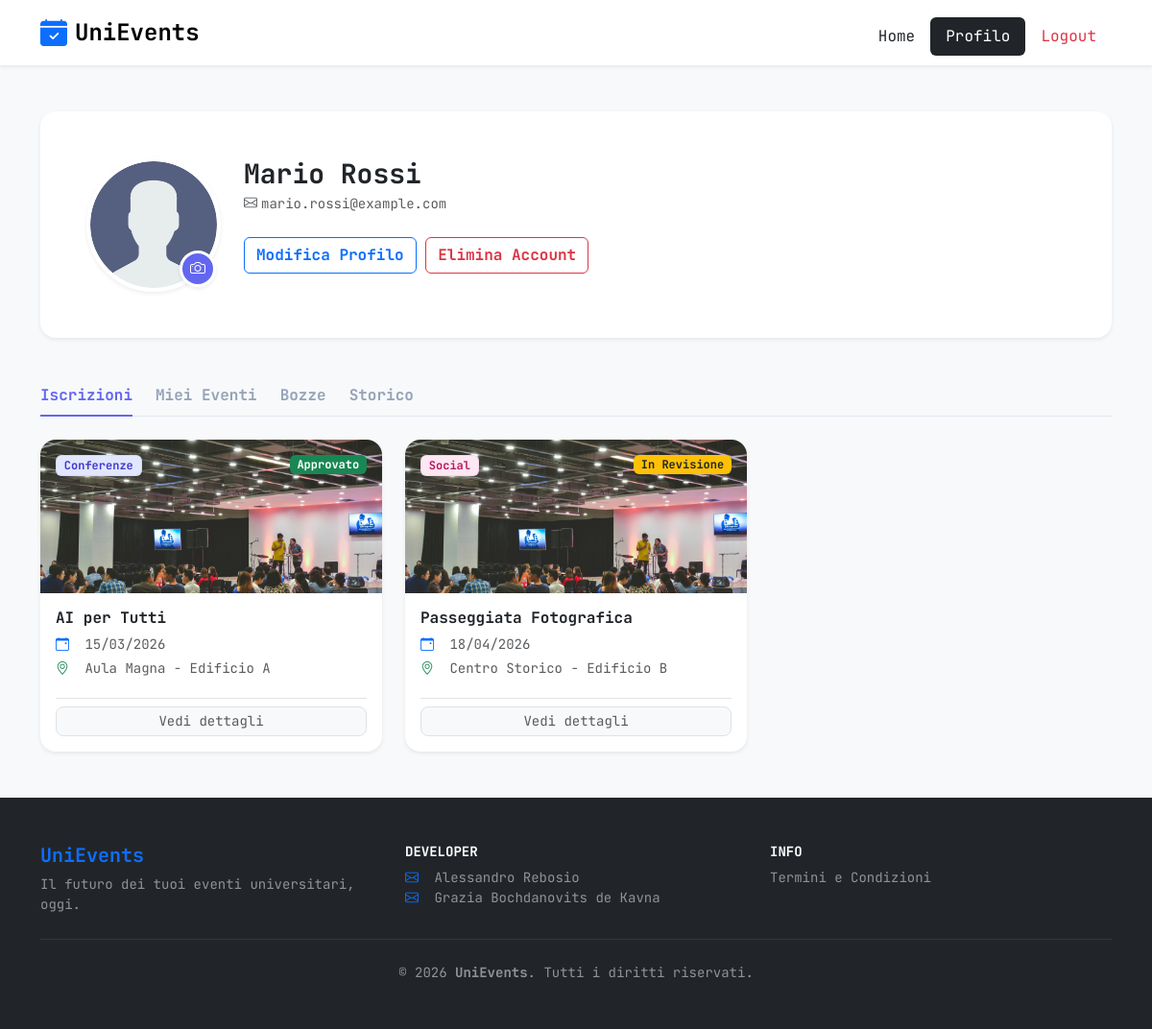
The app's page /profile.php (signed in) with its own data.
### tables this page shows
CREATE TABLE USER (
    id INT AUTO_INCREMENT PRIMARY KEY,
    email VARCHAR(100) NOT NULL UNIQUE,
    name VARCHAR(50) NOT NULL,
    surname VARCHAR(50) NOT NULL,
    password VARCHAR(255) NOT NULL,
    avatar VARCHAR(255) DEFAULT 'default-avatar.png',
    role ENUM('USER', 'HOST', 'ADMIN') NOT NULL,
    registration_date TIMESTAMP DEFAULT CURRENT_TIMESTAMP
);

CREATE TABLE EVENT (
    id INT AUTO_INCREMENT PRIMARY KEY,
    title VARCHAR(100) NOT NULL,
    description TEXT NOT NULL,
    event_date DATE NOT NULL,
    event_time TIME NOT NULL,
    location VARCHAR(100) NOT NULL,
    total_seats INT NOT NULL CHECK (total_seats > 0),
    occupied_seats INT NOT NULL DEFAULT 0 CHECK (occupied_seats >= 0),
    status ENUM('DRAFT', 'WAITING', 'APPROVED', 'CANCELLED') NOT NULL,
    created_at TIMESTAMP DEFAULT CURRENT_TIMESTAMP,
    image VARCHAR(255) NULL,

    user_id INT NOT NULL,
    category_id INT NOT NULL,

    CONSTRAINT fk_event_user
        FOREIGN KEY (user_id)
        REFERENCES USER(id)
        ON UPDATE CASCADE
        ON DELETE CASCADE,

    CONSTRAINT fk_event_category
        FOREIGN KEY (category_id)
        REFERENCES CATEGORY(id)
        ON UPDATE CASCADE
        ON DELETE CASCADE
);

CREATE TABLE CATEGORY (
    id INT PRIMARY KEY AUTO_INCREMENT,
    name VARCHAR(50) NOT NULL UNIQUE
);

### public/profile.php (called while the page is built, shortened)
<?php
require_once __DIR__ . '/../app/bootstrap.php';
$userId = $_SESSION['user']['id'];
$userEmail = $_SESSION['user']['email'];
$msg = "";
$msgType = "success";
$user = $userMapper->findByEmail($userEmail);
$templateParams["user"] = $user;
$templateParams["feedback_msg"] = $msg;
$templateParams["feedback_type"] = $msgType;
$templateParams["status_map"] = [
    'DRAFT'     => ['class' => 'bg-secondary', 'label' => 'Bozza'],
    'WAITING'   => ['class' => 'bg-warning text-dark', 'label' => 'In Revisione'],
    'APPROVED'  => ['class' => 'bg-success', 'label' => 'Approvato'],
    'CANCELLED' => ['class' => 'bg-danger', 'label' => 'Annullato']
];
$templateParams["tabs"] = [
    [
        'id' => 'subscriber-pane',
        'label' => 'Iscrizioni',
        'data' => $eventMapper->getEventsSubscribedByUser($userId),
        'active' => true
    ],
    [
        'id' => 'organized-pane',
        'label' => 'Miei Eventi',
        'data' => $eventMapper->getEventsOrganizedByUser($userId, ['APPROVED', 'WAITING']),
        'active' => false
    ],
    [
        'id' => 'draft-pane',
        'label' => 'Bozze',
        'data' => $eventMapper->getEventsOrganizedByUser($userId, ['DRAFT']),
        'active' => false
    ],
    [
        'id' => 'history-pane',
        'label' => 'Storico',
        'data' => $eventMapper->getUserEventHistory($userId),
        'active' => false
    ]
];
$templateParams["title"] = "Profilo";
$templateParams['css'] = ['assets/css/profile.css'];
$templateParams['js'] = ['assets/js/edit-profile.js'];
require "template/base.php";

### app/database.php (called while the page is built, shortened)
<?php
class DatabaseHelper
{
    private $db;
    public function __construct($servername, $username, $password, $dbname, $port, $charset)
    {
        try {
            $this->db = new mysqli($servername, $username, $password, $dbname, $port);
            $this->db->set_charset($charset);
        } catch (mysqli_sql_exception $e) {
            throw new mysqli_sql_exception($e->getMessage(), $e->getCode());
        }
    }
    public function prepareAndExecute(string $sql, array $params = [])
    {
        $stmt = $this->db->prepare($sql);
        if (!empty($params)) {
            $types = $this->getParamTypes($params);
            $bindParams = [];
            $bindParams[] = $types;
            foreach ($params as $key => $value) {
                $bindParams[] = &$params[$key];
            }
            if (!call_user_func_array([$stmt, 'bind_param'], $bindParams)) {
                $stmt->close();
                return false;
            }
        }
        if (!$stmt->execute()) {
            $stmt->close();
            return false;
        }
        $result = $stmt->get_result();
        if ($result !== false && $result !== null) {
            return $result;
        }
        $ok = $stmt->affected_rows !== null ? ($stmt->affected_rows >= 0) : true;
        return $ok;
    }
    private function getParamTypes(array $params): string
    {
        $types = '';
        foreach ($params as $p) {
            if (is_int($p)) $types .= 'i';
            elseif (is_float($p) || is_double($p)) $types .= 'd';
            elseif (is_null($p)) $types .= 's';
            elseif (is_string($p)) $types .= 's';
            else $types .= 'b';
        }
        return $types;
    }
}

### app/bootstrap.php (called while the page is built, shortened)
<?php
require_once __DIR__ . '/database.php';
require_once __DIR__ . '/orm/Event.php';
require_once __DIR__ . '/orm/User.php';
$dbh = new DatabaseHelper("localhost", "root", "", "web25", 3306, 'utf8mb4');
$userMapper = new User($dbh);
$eventMapper = new Event($dbh);

### app/orm/User.php (called while the page is built, shortened)
<?php
class User
{
    private $db;
    public function __construct(DatabaseHelper $db)
    {
        $this->db = $db;
    }
    public function findByEmail(string $email): ?array
    {
        $sql = 'SELECT id, email, name, surname, password, role, avatar, registration_date FROM USER WHERE email = ? LIMIT 1';
        $res = $this->db->prepareAndExecute($sql, [$email]);
        $row = $res->fetch_assoc();
        return $row ?: null;
    }
}

### app/orm/Event.php (called while the page is built, shortened)
<?php
class Event
{
    private $db;
    public function __construct(DatabaseHelper $db)
    {
        $this->db = $db;
    }
    private function baseEventSelect(): string
    {
        return "SELECT e.id, e.title, e.description, e.event_date, e.event_time, e.location, e.total_seats, e.occupied_seats, e.status, e.image, e.user_id, u.email AS user_email, e.category_id, c.name AS category ";
    }
    private function fetchEvents(string $sql, array $params = []): array
    {
        $res = $this->db->prepareAndExecute($sql, $params);
        $rows = [];
        while ($r = $res->fetch_assoc()) {
            $rows[] = $r;
        }
        return $rows;
    }
    public function getEventsSubscribedByUser(int $userId): array
    {
        $sql = $this->baseEventSelect() .
            " FROM EVENT e
          JOIN SUBSCRIPTION s ON e.id = s.event_id
          LEFT JOIN USER u ON e.user_id = u.id
          LEFT JOIN CATEGORY c ON e.category_id = c.id
          WHERE s.user_id = ? AND e.event_date >= CURRENT_DATE()
          ORDER BY e.event_date ASC";
        return $this->fetchEvents($sql, [$userId]);
    }
    public function getEventsOrganizedByUser(int $userId, array $statuses): array
    {
        $placeholders = implode(',', array_fill(0, count($statuses), '?'));
        $sql = $this->baseEventSelect() .
            " FROM EVENT e
          LEFT JOIN USER u ON e.user_id = u.id
          LEFT JOIN CATEGORY c ON e.category_id = c.id
          WHERE e.user_id = ? AND e.status IN ($placeholders)
          AND e.event_date >= CURRENT_DATE()
          ORDER BY e.event_date ASC";
        return $this->fetchEvents($sql, array_merge([$userId], $statuses));
    }
    public function getUserEventHistory(int $userId): array
    {
        $sql = $this->baseEventSelect() .
            " FROM EVENT e
          LEFT JOIN USER u ON e.user_id = u.id
          LEFT JOIN CATEGORY c ON e.category_id = c.id
          WHERE (e.user_id = ? OR e.id IN (SELECT event_id FROM SUBSCRIPTION WHERE user_id = ?))
          AND (e.event_date < CURRENT_DATE() OR e.status = 'CANCELLED')
          ORDER BY e.event_date DESC";
        return $this->fetchEvents($sql, [$userId, $userId]);
    }
}

### public/partials/event-card.php (the view, shortened to what this page needs)
<?php
$statusInfo     = $templateParams["status_map"][$event['status']] ?? ['class' => 'bg-secondary', 'label' => $event['status']];
$isPast         = strtotime($event['event_date']) < time();
$isCancelled    = ($event['status'] === 'CANCELLED');
$avatar         = EVENTS_IMG_DIR . htmlspecialchars($event["image"], ENT_QUOTES, 'UTF-8');
$cleanTitle     = htmlspecialchars($event["title"] ?? 'Evento senza titolo', ENT_QUOTES, 'UTF-8');
$category   = htmlspecialchars($event["category"] ?? 'Evento', ENT_QUOTES, 'UTF-8');
?>
<article class="card event-card h-100 shadow-sm border-0 rounded-4 overflow-hidden <?php echo ($isPast || $isCancelled) ? 'opacity-75' : ''; ?>">
    <div class="position-relative">
        <img src="<?php echo $avatar; ?>" alt="Locandina dell'evento: <?php echo $cleanTitle; ?>" class="card-img-top" style="height: 160px; object-fit: cover;">
        <span class="badge badge-cate-<?php echo htmlspecialchars(strtolower($event["category"] ?? 'generica')); ?> position-absolute top-0 start-0 m-3">
            <?php echo $category; ?>
        </span>
        <?php if ($tabId !== 'iscritti-pane' && !$isPast && !$isCancelled): ?>
            <span class="badge <?php echo $statusInfo['class']; ?> position-absolute top-0 end-0 m-3">
                <?php echo $statusInfo['label']; ?>
            </span>
        <?php endif; ?>
    </div>
    <div class="card-body d-flex flex-column p-3">
        <h2 class="h6 card-title fw-bold mb-2"><?php echo $cleanTitle; ?></h2>
        <div class="card-text text-muted small mb-3">
            <div class="mb-1">
                <span class="bi bi-calendar-event text-primary me-2" aria-hidden="true"></span>
                <span class="visually-hidden">Data: </span><?php echo date('d/m/Y', strtotime($event['event_date'])); ?>
            </div>
            <div class="mb-1">
                <span class="bi bi-geo-alt text-success me-2" aria-hidden="true"></span>
                <span class="visually-hidden">Luogo: </span><?php echo htmlspecialchars($event['location'] ?? 'TBD'); ?>
            </div>
        </div>
        <div class="mt-auto pt-2 border-top">
            <?php if ($tabId === 'iscritti-pane' && !$isPast && !$isCancelled): ?>
                <button type="button" class="btn btn-outline-danger btn-sm w-100 rounded-3 fw-bold"
                    data-bs-toggle="modal" data-bs-target="#unsubEventModal"
                    data-event-title="<?php echo $cleanTitle; ?>"
                    data-event-id="<?php echo $event['id']; ?>">
                    <span class="bi bi-x-circle me-1" aria-hidden="true"></span> Disiscriviti
                </button>
            <?php else: ?>
                <a href="event_details.php?id=<?php echo $event['id']; ?>" class="btn btn-light btn-sm w-100 rounded-3 text-muted border">
                    Vedi dettagli <span class="visually-hidden">dell'evento <?php echo $cleanTitle; ?></span>
                </a>
            <?php endif; ?>
        </div>
    </div>
</article>

### public/partials/profile-dashboard.php (shortened to what this page needs)
<main class="py-4 py-md-5 bg-light flex-grow-1">
    <div class="container">
        <section class="card border-0 shadow-sm rounded-4 mb-4 mb-md-5 overflow-hidden">
            <div class="card-body p-4 p-md-5">
                <form id="profileForm" action="profile.php" method="POST" enctype="multipart/form-data">
                    <div class="d-flex flex-column flex-md-row align-items-center align-items-md-start gap-4">
                        <div class="avatar-container position-relative">
                            <img src="<?= PROFILE_IMG_DIR . $templateParams['user']['avatar']; ?>" id="display-avatar" class="profile-img shadow-sm" alt="Foto profilo">
                            <label for="avatarUpload" class="avatar-edit-btn shadow-sm" title="Modifica foto">
                                <span class="bi bi-camera" aria-hidden="true"></span>
                            </label>
                        </div>
                        <div class="flex-grow-1 w-100">
                            <div class="profile-info-wrapper">
                                <div class="profile-data-top">
                                    <div class="name-group mb-1">
                                        <div class="view-mode">
                                            <h1 class="fw-bold h3 mb-0"><?= htmlspecialchars($templateParams['user']['name'] . ' ' . $templateParams['user']['surname']); ?></h1>
                                        </div>
                                    </div>
                                    <div class="email-group text-muted">
                                        <div class="view-mode small">
                                            <span class="bi bi-envelope me-1"></span><?= htmlspecialchars($templateParams['user']['email']); ?>
                                        </div>
                                    </div>
                                </div>
                                <div class="profile-actions-wrapper">
                                    <div class="view-mode">
                                        <button type="button" onclick="toggleEdit(true)" class="btn btn-outline-primary fw-bold">Modifica Profilo</button>
                                        <button type="button" class="btn btn-outline-danger fw-bold" data-bs-toggle="modal" data-bs-target="#deleteAccountModal">Elimina Account</button>
                                    </div>
                                </div>
                            </div>
                        </div>
                    </div>
                </form>
            </div>
        </section>
        <nav class="nav-tabs-container mb-4">
            <ul class="nav nav-tabs border-0 gap-3 gap-md-4 flex-nowrap" id="profileTabs" role="tablist">
                <?php foreach ($templateParams['tabs'] as $tab): ?>
                    <li class="nav-item" role="presentation">
                        <button class="nav-link <?= $tab['active'] ? 'active' : '' ?> border-0 bg-transparent p-0 pb-2 fw-bold"
                            id="<?= $tab['id'] ?>-tab" data-bs-toggle="tab" data-bs-target="#<?= $tab['id'] ?>"
                            type="button" role="tab" aria-selected="<?= $tab['active'] ? 'true' : 'false' ?>">
                            <?= $tab['label'] ?>
                        </button>
                    </li>
                <?php endforeach; ?>
            </ul>
        </nav>
        <div class="tab-content" id="profileTabsContent">
            <?php foreach ($templateParams['tabs'] as $tab): ?>
                <div class="tab-pane fade <?= $tab['active'] ? 'show active' : '' ?>" id="<?= $tab['id'] ?>" role="tabpanel">
                    <?php if (empty($tab['data'])): ?>
                        <div class="text-center py-5 text-muted bg-white rounded-4 shadow-sm border">
                            <p class="mb-0">Nessun evento presente.</p>
                        </div>
                    <?php else: ?>
                        <div class="row g-4">
                            <?php foreach ($tab['data'] as $event): ?>
                                <div class="col-12 col-md-6 col-lg-4">
                                    <?php $tabId = $tab['id'];
                                    include 'event-card.php'; ?>
                                </div>
                            <?php endforeach; ?>
                        </div>
                    <?php endif; ?>
                </div>
            <?php endforeach; ?>
        </div>
    </div>
</main>

### records on screen
user: avatar (placeholder picture), name+surname "Mario Rossi", email "mario.rossi@example.com"
event: image (picture), category.name "Conferenze", status "Approvato", title "AI per Tutti", event_date "15/03/2026", location "Aula Magna - Edificio A"
event: image (picture), category.name "Social", status "In Revisione", title "Passeggiata Fotografica", event_date "18/04/2026", location "Centro Storico - Edificio B"

### other values on screen
$templateParams['brand'] "UniEvents"
$tab['label'] "Iscrizioni"
$tab['label'] "Miei Eventi"
$tab['label'] "Bozze"
$tab['label'] "Storico"
